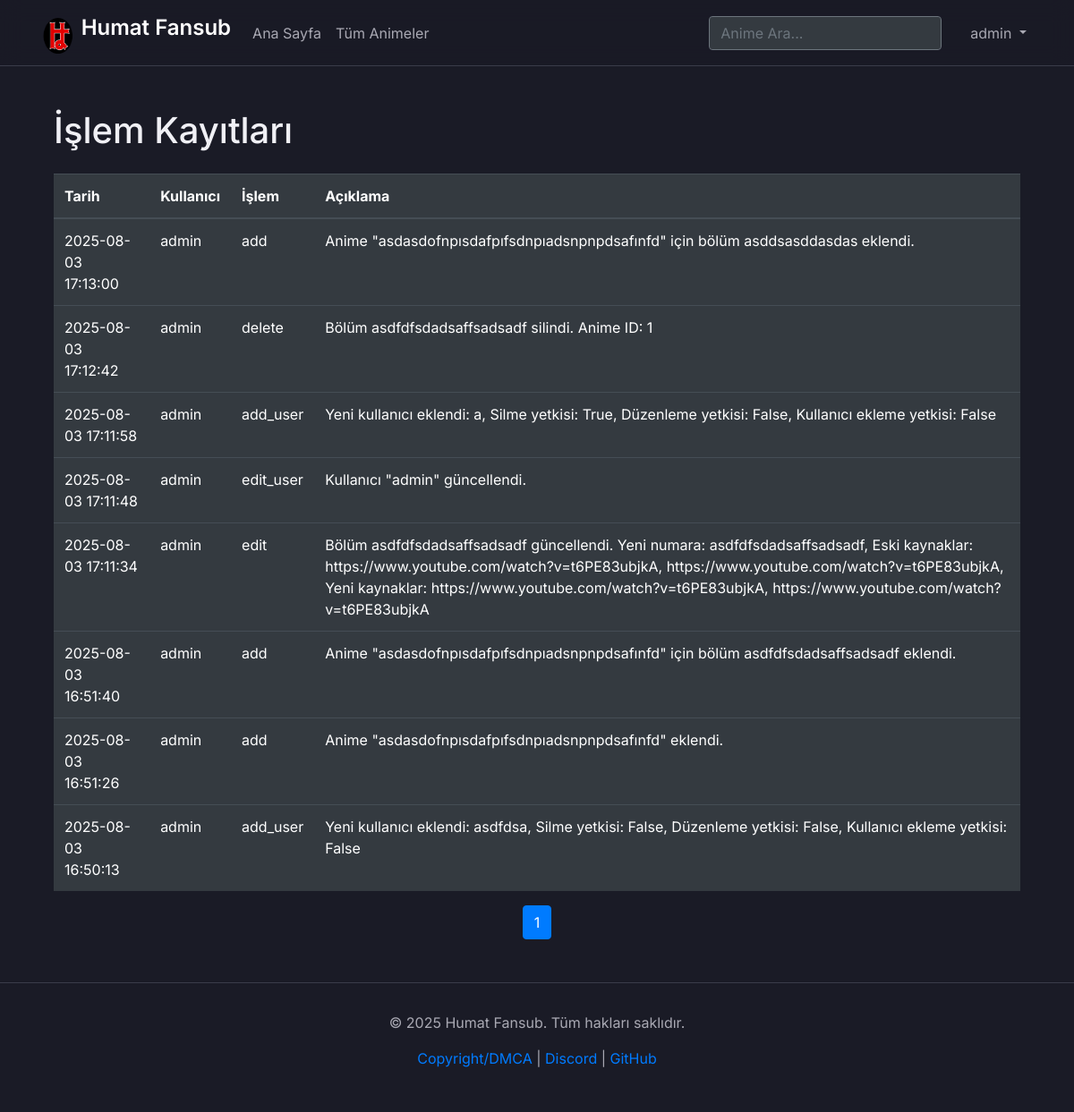
The page /logs (signed in) on the database as committed earlier.
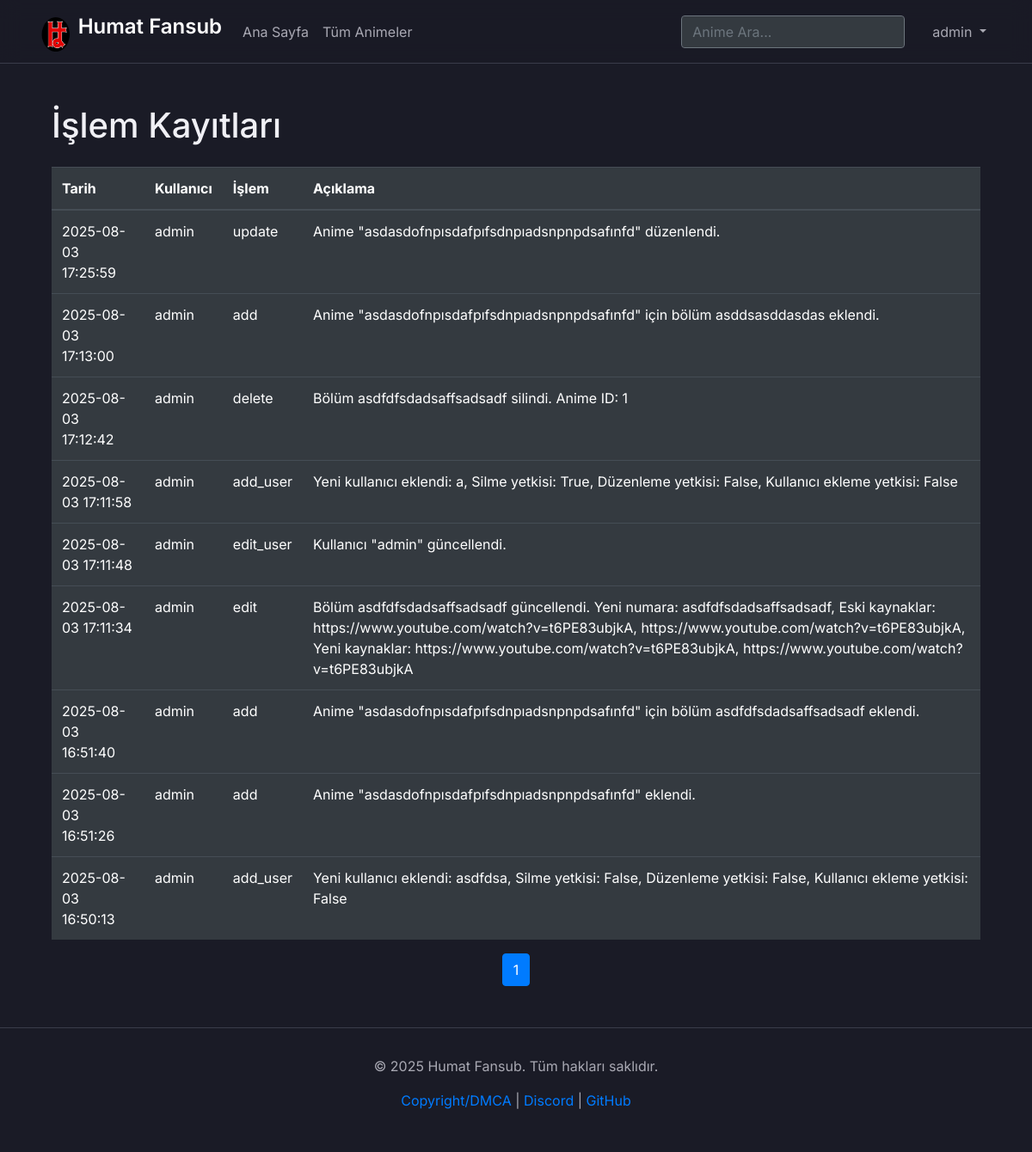
The same page on the database as committed later.
### models.py (models this page shows, shortened)
class User(UserMixin, db.Model):
    id = db.Column(db.Integer, primary_key=True)
    username = db.Column(db.String(50), unique=True, nullable=False)
    password = db.Column(db.String(200), nullable=False)
    can_delete = db.Column(db.Boolean, default=False)  # Silme yetkisi
    can_edit = db.Column(db.Boolean, default=False)    # Düzenleme yetkisi
    can_add_user = db.Column(db.Boolean, default=False)  # Yeni kullanıcı ekleme yetkisi

class Log(db.Model):
    id = db.Column(db.Integer, primary_key=True)
    action = db.Column(db.String(50), nullable=False)  # add, delete, update
    description = db.Column(db.String(255), nullable=False)
    user_id = db.Column(db.Integer, db.ForeignKey('user.id'), nullable=True)
    timestamp = db.Column(db.DateTime, default=datetime.utcnow)
    user = db.relationship('User', backref='logs')

### app.py (the view)
@app.route('/logs')
@login_required
def view_logs():
    if not current_user.can_add_user:
        flash('Bu sayfayı görüntüleme yetkiniz yok.', 'danger')
        return redirect(url_for('index'))
    page = request.args.get('page', 1, type=int)  # URL'den sayfa numarasını al
    logs = Log.query.order_by(Log.timestamp.desc()).paginate(page=page, per_page=10)
    return render_template('log.html', logs=logs)

### app.py (called while the page is built)
@login_manager.user_loader
def load_user(user_id):
    return User.query.get(int(user_id))

### templates/log.html (shortened to what this page needs)
{% extends "base.html" %}
{% block content %}
<div class="container mt-5">
    <h1 class="mb-4">İşlem Kayıtları</h1>
    <div class="table-responsive">
        <table class="table table-dark table-hover">
            <thead>
                <tr>
                    <th>Tarih</th>
                    <th>Kullanıcı</th>
                    <th>İşlem</th>
                    <th>Açıklama</th>
                </tr>
            </thead>
            <tbody>
                {% for log in logs.items %}
                <tr>
                    <td>{{ log.timestamp.strftime('%Y-%m-%d %H:%M:%S') }}</td>
                    <td>{{ log.user.username }}</td>
                    <td>{{ log.action }}</td>
                    <td>{{ log.description }}</td>
                </tr>
                {% endfor %}
            </tbody>
        </table>
    </div>
    <nav aria-label="Page navigation">
        <ul class="pagination justify-content-center">
            {% for page_num in range(1, logs.pages + 1) %}
            <li class="page-item {% if page_num == logs.page %}active{% endif %}">
                <a class="page-link" href="{{ url_for('view_logs', page=page_num) }}">{{ page_num }}</a>
            </li>
            {% endfor %}
        </ul>
    </nav>
</div>
{% endblock %}

### templates/base.html (shortened to what this page needs)
<!DOCTYPE html>
<html lang="en">
<head>
    <link rel="stylesheet" href="https://stackpath.bootstrapcdn.com/bootstrap/4.5.2/css/bootstrap.min.css" />
    <link rel="stylesheet" href="{{ url_for('static', filename='css/style.css') }}" />
    <link href="https://cdn.jsdelivr.net/npm/bootstrap-icons/font/bootstrap-icons.css" rel="stylesheet" />
</head>
<body>
    <header>
        <nav class="navbar navbar-expand-lg navbar-dark">
            <div class="container">
                <a class="navbar-brand" href="{{ url_for('index') }}">
                    <img src="{{ url_for('static', filename='images/logo.png') }}" alt="Logo" width="40" height="40" class="d-inline-block align-text-top">
                    <span>Humat Fansub</span>
                </a>
                <div class="collapse navbar-collapse" id="navbarNav">
                    <ul class="navbar-nav mr-auto">
                        <li class="nav-item">
                            <a class="nav-link" href="{{ url_for('index') }}">Ana Sayfa</a>
                        </li>
                        <li class="nav-item">
                            <a class="nav-link" href="{{ url_for('animes') }}">Tüm Animeler</a>
                        </li>
                    </ul>
                    <form class="form-inline my-2 my-lg-0 mr-3" action="{{ url_for('search') }}" method="GET">
                        <input class="form-control mr-sm-2 bg-dark text-light border-secondary" type="search" name="query" placeholder="Anime Ara..." aria-label="Search">
                    </form>
                    <ul class="navbar-nav">
                        {% if current_user.is_authenticated %}
                        <li class="nav-item dropdown">
                            <a class="nav-link dropdown-toggle" href="#" id="navbarDropdown" role="button" data-toggle="dropdown" aria-haspopup="true" aria-expanded="false">
                                {{ current_user.username }}
                            </a>
                        </li>
                        {% else %}
                        <li class="nav-item">
                            <a class="nav-link" href="{{ url_for('login') }}">Giriş Yap</a>
                        </li>
                        {% endif %}
                    </ul>
                </div>
            </div>
        </nav>
    </header>
    <main class="container mt-4">
        {% block content %}{% endblock %}
    </main>
    {% block footer %}
    <footer class="text-center mt-5">
        <div class="container">
            <p>&copy; 2025 Humat Fansub. Tüm hakları saklıdır.</p>
            <p>
                <a href="{{ url_for('copyright') }}">Copyright/DMCA</a> |
                <a href="https://discord.gg/SaKSmuZkAf" target="_blank">Discord</a> |
                <a href="https://github.com/Berke-aras/AnimeFansub-Dizi-Film-Platformu" target="_blank">GitHub</a>
            </p>
        </div>
    </footer>
    {% endblock %}
</body>
</html>

### static/css/style.css (style rules this page uses)
:root { --background-color: #1a1b26; --card-background: #2a2c3a; --text-color: #f0f0f5; --secondary-color: #a9a9b3; --border-color: #3a3c4a; --accent-color: #3399ff; --hover-color: #3a3c4a; }
body { background-color: var(--background-color); color: var(--text-color); font-family: 'Inter', sans-serif; -webkit-font-smoothing: antialiased; -moz-osx-font-smoothing: grayscale; }
h1, .display-4 { word-wrap: break-word; overflow-wrap: break-word; }
.navbar { background-color: rgba(26, 27, 38, 0.85); backdrop-filter: blur(12px); border-bottom: 1px solid var(--border-color); }
.navbar-brand span { font-weight: 600; font-size: 1.5rem; }
.nav-link { color: var(--secondary-color) !important; transition: color 0.3s ease; }
footer { border-top: 1px solid var(--border-color); padding: 2rem 0; color: var(--secondary-color); background-color: #1a1b26; }
.container, .card { animation: fadeIn 0.6s ease-out forwards; }

Rows that differ between the two databases and show on the page:
added Log: timestamp "2025-08-03 17:25:59", user.username "admin", action "update", description "Anime \"asdasdofnpısdafpıfsdnpıadsnpnpdsafınfd\" düzenlendi."
